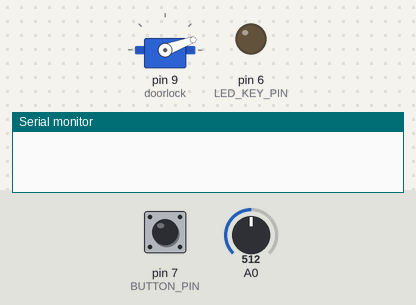
Bench run of a sketch on a simulated Arduino Uno, built with avr-gcc and run on an emulated ATmega328P. Shown: servo, output pins drawn as LEDs (lit = HIGH), the last lines printed to the serial monitor. The inputs (shaded band) are chosen by the test bench; at power-on: pin 7 (BUTTON_PIN) HIGH, A0 = 512.

Above: at 0.6 s.
At 2.2 s:
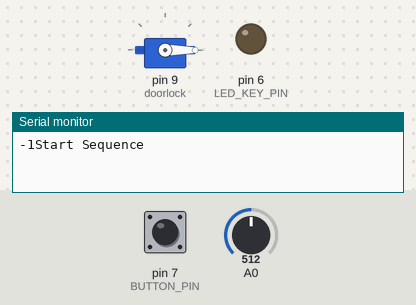
2.3 s: pin 7 (BUTTON_PIN) pulled LOW for 2.55 s
At 3.21 s:
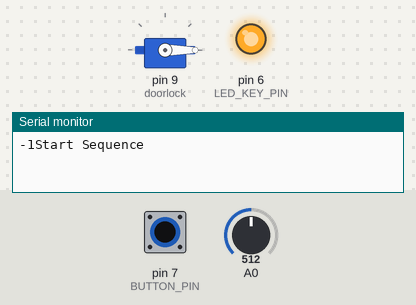
Timing chart, 0 to 5.3 s (numbered marks = the images above; inputs shaded):
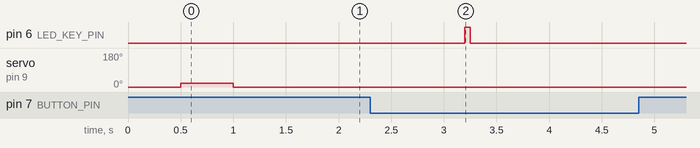

Measured:
- after the input at 2.3 s, pin 6 (LED_KEY_PIN): LOW → HIGH after 0.90 s, → LOW 0.05 s later

The sketch:

flash.ino
```cpp
/*

This is code for a "Key system" that uses an LED and LDR.

Combined code--using one arduino to illustrate the concept...
*/

#include <Servo.h> //library for servo


Servo doorlock; //the servo is named doorlock

int pos=0;
int count = 0;//sequence count
int flash = 0;//flash count
int dark = 0;//dark count

char code[] = {'0','0','0','0','0'};

#define LED_KEY_PIN 6 //The LED is connected to pin 6 on the arduino board
#define BUTTON_PIN 7  //The pushbutton is connected to pin 7 on the arduino board


void setup() {
  pinMode(LED_KEY_PIN, OUTPUT);
  pinMode(BUTTON_PIN, INPUT);

  doorlock.attach(9);  //the servo is connected

  doorlock.write(0);   //all this is just checking the servo
  delay(500);
  doorlock.write(20);
  delay(500);
  doorlock.write(0);

  Serial.begin(9600);


}

void loop() {

  int value = analogRead(A0);


if (digitalRead(BUTTON_PIN) == LOW){


     digitalWrite(LED_KEY_PIN, HIGH);
     delay (50);
     digitalWrite(LED_KEY_PIN, LOW);

     flash++;
     Serial.println("*");
     Serial.println(flash);
     delay(300);
     /*
     code[count-1] = flash;


     Serial.println("+");
     Serial.println(code);

     delay(200);


    if(flash == 6){
      flash = 0;
      Serial.println("Restart");
      for(int i = 0; i < 6; i++)
      {
        Serial.println(code[i]);
      }
      delay(2000);

    }*/

  }

else {

  dark++;
  if(dark > 15){dark = 0;}
  Serial.print("-");
  Serial.print(dark);
  delay(200);

}


///KEY/////

if (flash>1 && flash <10){

  Serial.println("Start Sequence");
  delay(1000);

}

else {
  flash =0;
  Serial.println("Start Sequence");
  delay(2000);
}
}
```

vacuum.ino
```cpp
//Vacuum cleaning bot
```
